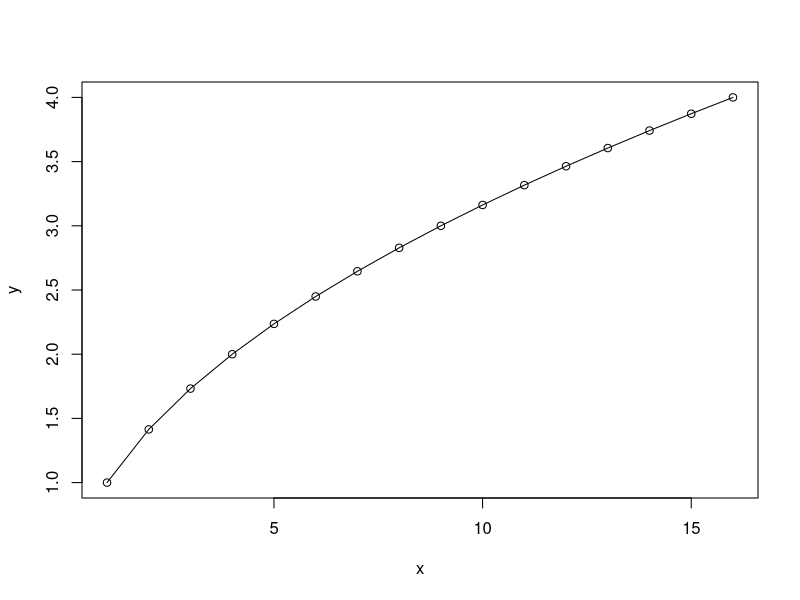

Source code (R):
# Introdução ao R - operações básicas ------------------------------------------
# Author: Victor Gabriel Alcantara 
# Github: https://github.com/victorgalcantara 
# LinkedIn: https://www.linkedin.com/in/victorgalcantara/ 

# Recomendações: 

# Livro introdutório "R for data science"
# https://r4ds.had.co.nz/index.html

# Tutorial Leonardo Barone
# https://github.com/leobarone/cebrap_lab_programacao_r

# Parte I - Noções gerais e funções básicas ----------------------------------------------

# 1. R como calculadora ----

2+3      # soma
2*3      # multiplicação
2^2      # potência

# Respeita ordem PEMDAS
# Parenteses> Expoentes > Multiplicação > Divisão > Adição > Subtração
2+2*3

2+2*3^3

# Ordem do cálculo
3 * 3 * 3
3 * 3 * 3 * 2
3 * 3 * 3 * 2 + 2

# Divisão inteira: quanto sobra da divisão
4%%2
3%%2

# No python não tem isso!
# no R, pi já é identificado como um objeto que guarda o valor 3,141593...

pi-2

# 1.2 Introduzindo funções básicas ----

#### Funções ----
# são operações já programadas
# (input-processo-output)
# nome_da_função(argumentos)

# Exemplo de funções
# argumentos = input

ifelse(test = 2>3,yes = "Que isso?",no ="Ah, tá.")
ifelse # Veja como essa função está programada

# Como vimos em aula, usamos funções para executar operações
# alguns cálculos são feitos com funções, como:

sqrt(16) # raíz quadrada / square roots

exp(1)   # exponencial - padrão: n de euler (e)

log(x = 10)  # logarítmo

log2(16)

2^4

# 2. Criando objetos (ou guardado valores na memória) ----

x <- 2
x = 3

x+3

x <- 1:16
y <- sqrt(1:16)

# Funções básicas para plot de gráficos
plot(x = x,y = y)
lines(x,y)

# PULO PARA BASE DE DADOS

## 1. Vetores ----
# Def.: coleção ordenada de dados de mesma classe/tipo
# Propriedades: nome, tipo/classe, elementos, dimensão

# 0. Unidade básica no R
# 1. Apenas uma dimensão
# 2. Só aceita uma classe (núm, char, logi)
# 3. Default: string sobrepõe

j <- c(1.20,3.2,2.2,3.4)
x <- c(2L,4L,4L,6L)
y <- c("Fulano","Ciclano","Beltrano","Tetrano")
z <- c(TRUE,FALSE,TRUE,FALSE)

# Funções para olhar classe e tipo dos vetores (CLASSE = TIPO)
# Função class para verificar a classe do vetor
class(j)
class(x)
class(y)
class(z)

# Função typeof para verificar tipo do vetor
typeof(j)
typeof(x)
typeof(y)
typeof(z)

# verificar se aparece mais abaixo no exercício
TRUE + TRUE
FALSE + FALSE
TRUE + FALSE

# O que acontece se unir valores de diferentes qualidades
# em um único vetor?

t <- c(1,2,"Fulano",FALSE)
class(t)

w <- c(j,x,y,z)
w # observe o que compõe o vetor "w"
class(w)

# o que aconteceria se tudo fosse transformado para número?
w <- as.numeric(w)
w

# Factor: é um tipo de vetor que guarda valores categóricos
# possibilitando a ordenação 

# Exemplo
a <- c("Bom","Ruim","Regular","Péssimo")

a <- factor(x = a,levels=c("Péssimo","Ruim","Regular","Bom"), ordered=TRUE)

a
levels(a)

# Outro exemplo
b <- c(0,1,2,3)

b <- factor(x=b,
            levels = c(0,1,2,3),
            labels = c("Péssimo","Ruim","Regular","Bom"),
            ordered = TRUE
)

b
levels(b)

# Agora podemos fazer algumas operações com factor
min(a)
max(a)

## 2. Data frame ----
# Def.: coleção de vetores de mesma dimensão que guardam infos
# Propriedades: dim e str
# 0. Dados estruturados em observações x variáveis (survey)

idad  <- c(65,74,21,24,27,34,24,23)
educ  <- c(2,2,12,14,12,16,14,14)
rend  <- c(1200,1600,1800,2200,1800,6400,2300,2500)
sexo  <- c("M","F","F","M","F","M","F","M")
raca  <- c("Branca","Parda","Preta","Parda","Preta","Branca",
           "Parda","Amarela")

d <- data.frame(educ, idad, rend,sexo,raca)
View(d)

# 3. Verbos importantes ----
# Visualizar dados - fluxo de trabalho

class(d)  # classe do objeto
dim(d)    # dimensão da base (linhas x colunas)
head(d,n = 6)   # Primeiros 6 casos
tail(d,n = 6)   # Últimos 6 casos
str(d)    # Estrutura dos dados

# sumário das variáveis
summary(d)      
summary(d$rend) # sumário de uma variável numérica
summary(d$sexo) # sumário de uma variável categórica

# 3. Operações lógicas ----
# São operações em testamos uma sentença tendo como resultado:
# TRUE (T) ou FALSE (F)

2 >  2  # MAIOR QUE
2 < 2   # MENOR QUE
2 == 3  # IGUALDADE

2 >= 2 # MAIOR OU IGUAL

# Por quê igualdade são dois sinais?
# R: Porque apenas um significa atribuição de valor. Igual a setinha.

x = 1:10
x <- 1:10

"eu" == "todo mundo" # Igualdade
"eu" == "eu"
"eu" != "vc"         # Diferença

# Teste em grupo
"eu" %in% c("vc","todo mundo") # Generalização - se contém

# Nota importante: "!" opera como um sinal de negação/diferença

!("eu" %in% c("vc","todo mundo"))

# 4. Relações "OU" e "E" ----
# "|" para "OU"
2 > 2 | 2 == 2
2 > 2 | 2 < 2

# "&" para "E"
2 > 2 & 2 == 2
2 > 1 & 2 == 2

# Desafios ----

# 1. Crie três objetos que guardam vetores com valores 
# de tipos diferentes (numérico, caracteres e lógicos)

# 2. Verifique se os vetores têm a mesma quantidade de valores

# 3. Crie um data.frame/base de dados com os vetores

# 4. Localize o valor guardado na posição 
# seus_dados[2,1] : segunda linha e terceira coluna

# 5. Faça um teste lógico para verificar se o primeiro valor do vetor
# numérico é maior ou igual ao último valor do vetor numérico da sua
# base de dados

